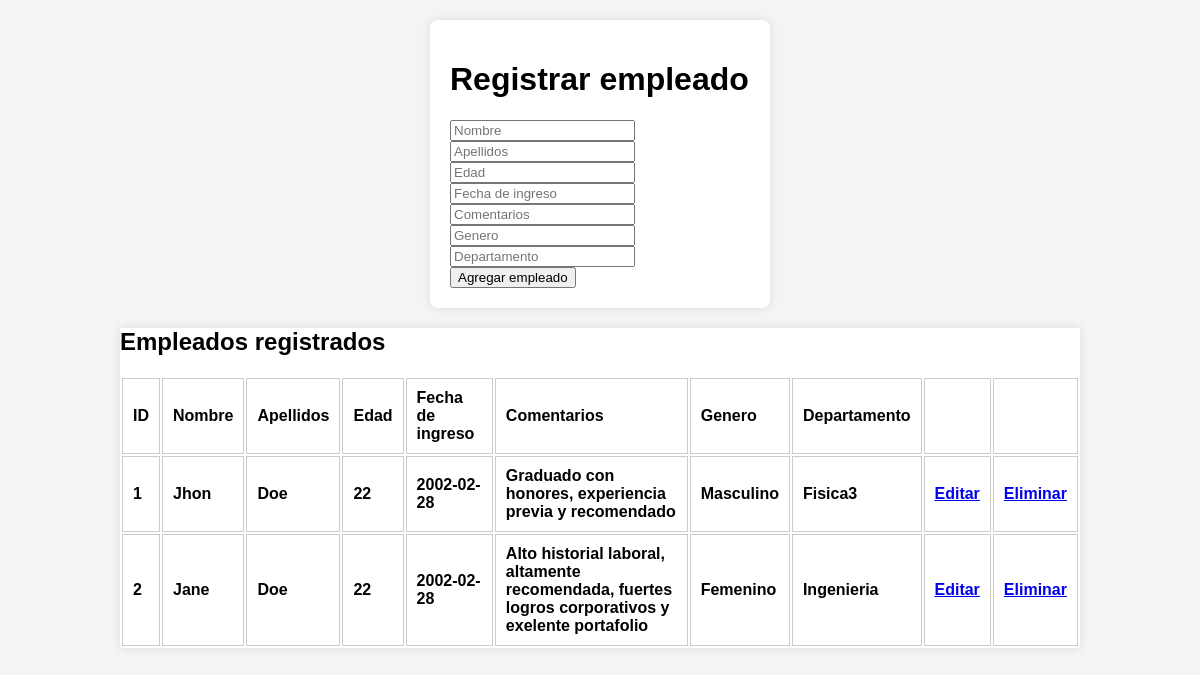
The page / on the database its author committed.
### tables this page shows
CREATE TABLE `employees` (
  `id` int(100) NOT NULL,
  `name` varchar(40) NOT NULL,
  `lastname` varchar(40) NOT NULL,
  `age` int(2) NOT NULL,
  `date` date NOT NULL,
  `comments` varchar(100) NOT NULL,
  `gender` varchar(10) NOT NULL,
  `department` varchar(100) NOT NULL
);

### connection.php (called while the page is built)
<?php
function connection(){
    $host = "localhost";
    $user = "root";
    $pass = "";
    $bd = "d-crud_empleados";
    $connect=mysqli_connect($host, $user, $pass);
    mysqli_select_db($connect, $bd);
    return $connect;
}
?>

### CONTROLLERS/employee_controller.php (called while the page is built, shortened)
<?php
require_once __DIR__ . '/../models/employee.php';
class employee_controller {
    private $employeeModel;
    public function __construct() {
        $this->employeeModel = new employee();
    }
    public function listemployees() {
        return $this->employeeModel->getAllemployees();
    }
}
?>

### MODELS/employee.php (called while the page is built, shortened)
<?php
require_once __DIR__ . '/../connection.php';
class employee {
    private $conn;
    public function __construct() {
        $this->conn = connection();
    }
    public function getAllemployees() {
        $sql = "SELECT id, name, lastname, age, date, comments, gender, department FROM employees";
        $result = mysqli_query($this->conn, $sql);
        return $result;
    }
}
?>

### index.php (the view, shortened to what this page needs)
<?php
require_once 'controllers/employee_controller.php';
$employee_controller = new employee_controller();
$employees = $employee_controller->listemployees();
?>
<!DOCTYPE html>
<html lang="en">
<head>
    <link href="CSS/style.css" rel="stylesheet">
</head>
<body>
    <div class="employee-form">
        <h1>Registrar empleado</h1>
        <form action="insert_employee.php" method="POST">
            <input type="text" name="name" placeholder="Nombre">
            <input type="text" name="lastname" placeholder="Apellidos">
            <input type="text" name="age" placeholder="Edad">
            <input type="text" name="date" placeholder="Fecha de ingreso">
            <input type="text" name="comments" placeholder="Comentarios">
            <input type="text" name="gender" placeholder="Genero">
            <input type="text" name="department" placeholder="Departamento">
            <input type="submit" value="Agregar empleado">
        </form>
    </div>
    <div class="employee-table">
        <h2>Empleados registrados</h2>
        <table>
            <thead>
                <tr>
                    <th>ID</th>
                    <th>Nombre</th>
                    <th>Apellidos</th>
                    <th>Edad</th>
                    <th>Fecha de ingreso</th>
                    <th>Comentarios</th>
                    <th>Genero</th>
                    <th>Departamento</th>
                    <th></th>
                    <th></th>
                </tr>
            </thead>
            <tbody>
                <?php while ($row = mysqli_fetch_array($employees)): ?>
                    <tr>
                        <th><?= $row['id'] ?></th>
                        <th><?= $row['name'] ?></th>
                        <th><?= $row['lastname'] ?></th>
                        <th><?= $row['age'] ?></th>
                        <th><?= $row['date'] ?></th>
                        <th><?= $row['comments'] ?></th>
                        <th><?= $row['gender'] ?></th>
                        <th><?= $row['department'] ?></th>
                        <th><a href="update_employee.php?id=<?= $row['id'] ?>" class="employee-table--edit">Editar</a></th>
                        <th><a href="delete_employee.php?id=<?= $row['id'] ?>" class="employee-table--delete" >Eliminar</a></th>
                    </tr>
                <?php endwhile; ?>
            </tbody>
        </table>
    </div>
</body>
</html>

### CSS/style.css (style rules this page uses)
body { font-family: Arial, sans-serif; background-color: #f4f4f4; margin: 0; padding: 0; }
.employee-form { margin: 20px auto; width: 300px; padding: 20px; background-color: #fff; border-radius: 8px; box-shadow: 0 0 10px rgba(0, 0, 0, 0.1); }
.employee-table { margin: 20px auto; width: 80%; background-color: #fff; border-collapse: collapse; box-shadow: 0 0 10px rgba(0, 0, 0, 0.1); }
.employee-table th, .employee-table td { padding: 10px; border: 1px solid #ccc; text-align: left; }

### rows shown on the page
employees: id "1", name "Jhon", lastname "Doe", age "22", date "2002-02-28", comments "Graduado con honores, experiencia previa y recomendado", gender "Masculino", department "Fisica3"
employees: id "2", name "Jane", lastname "Doe", age "22", date "2002-02-28", comments "Alto historial laboral, altamente recomendada, fuertes logros corporativos y exelente portafolio", gender "Femenino", department "Ingenieria"
